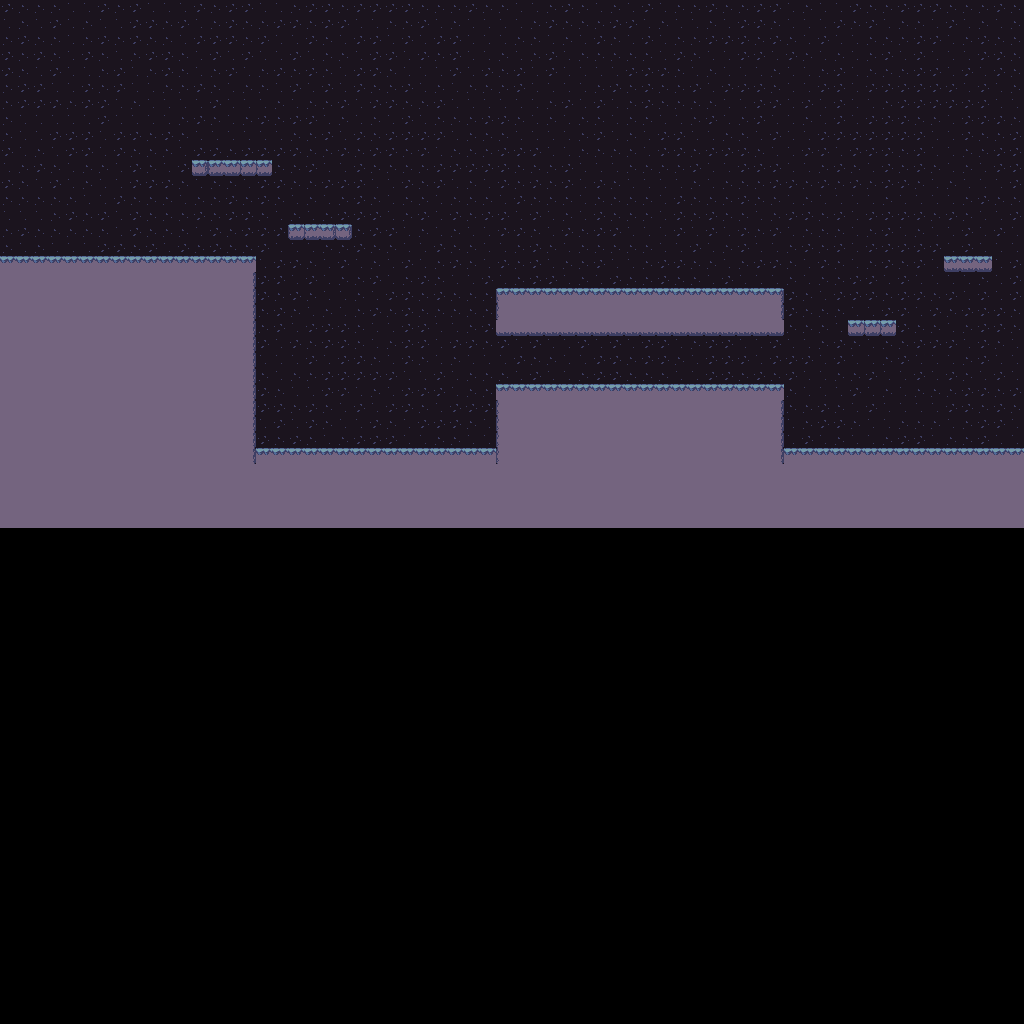

Below is a game level as drawn by its tile map, then a one-line description and the .tmx that defines it (tile-layer data replaced by summaries):
An orthogonal 64x64 tile map with 16x16 px tiles, 2 tile layers (Background, Platforms).

<map version="1.5" tiledversion="1.7.2" orientation="orthogonal" renderorder="right-down" width="64" height="64" tilewidth="16" tileheight="16" infinite="0" nextlayerid="5" nextobjectid="1">
 <tileset firstgid="1" name="full" tilewidth="16" tileheight="16" tilecount="2178" columns="99">
  <image source="../Cave Tileset/full.png" width="1584" height="352" />
 </tileset>
 <layer id="1" name="Background" width="64" height="64">
  <data>[4096 cells, 2112 non-empty, 3 distinct tile ids]</data>
 </layer>
 <layer id="4" name="Platforms" width="64" height="64">
  <data>[4096 cells, 653 non-empty, 11 distinct tile ids]</data>
 </layer>
</map>
